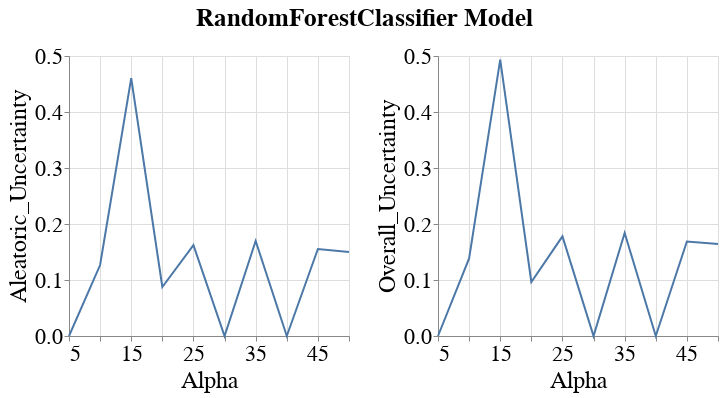

Notebook source saved alongside this figure:
### Code cell
visualizer.create_subgroup_metrics_line_band_plot(model_name=MODEL_NAMES[0],
                                                  subgroup_metrics=['Aleatoric_Uncertainty', 'Overall_Uncertainty'])

### Figure 1 — Vega-Lite specification as saved in the notebook (floating-point values rounded to 4 significant figures)
{"config": {"view": {"continuousWidth": 400, "continuousHeight": 300}, "axis": {"labelFontSize": 22, "labelFontWeight": "normal", "titleFontSize": 24, "titleFontWeight": "normal"}, "legend": {"labelFontSize": 22, "symbolStrokeWidth": 10, "titleFontSize": 24}, "title": {"fontSize": 22}}, "vconcat": [{"hconcat": [{"layer": [{"mark": {"type": "errorband", "extent": "ci"}, "encoding": {"x": {"field": "Intervention_Param", "title": "Alpha", "type": "quantitative"}, "y": {"field": "Metric_Value", "scale": {"zero": false}, "title": "Aleatoric_Uncertainty", "type": "quantitative"}}}, {"mark": "line", "encoding": {"x": {"field": "Intervention_Param", "title": "Alpha", "type": "quantitative"}, "y": {"aggregate": "mean", "field": "Metric_Value", "scale": {"zero": false}, "title": "Aleatoric_Uncertainty", "type": "quantitative"}}}], "height": 280, "width": 280}, {"layer": [{"mark": {"type": "errorband", "extent": "ci"}, "encoding": {"x": {"field": "Intervention_Param", "title": "Alpha", "type": "quantitative"}, "y": {"field": "Metric_Value", "scale": {"zero": false}, "title": "Overall_Uncertainty", "type": "quantitative"}}}, {"mark": "line", "encoding": {"x": {"field": "Intervention_Param", "title": "Alpha", "type": "quantitative"}, "y": {"aggregate": "mean", "field": "Metric_Value", "scale": {"zero": false}, "title": "Overall_Uncertainty", "type": "quantitative"}}}], "data": {"name": "data-7a9bc12f2e7ef1d59396de92efe01428"}, "height": 280, "width": 280}]}], "data": {"name": "data-9dde1a01e936dc031e14e154da2f535c"}, "title": {"text": "RandomForestClassifier Model", "anchor": "middle", "dy": -10, "fontSize": 25}, "$schema": "https://vega.github.io/schema/vega-lite/v4.17.0.json", "datasets": {"data-9dde1a01e936dc031e14e154da2f535c": [{"Metric": "Aleatoric_Uncertainty", "Model_Name": "RandomForestClassifier", "Model_Params": "{'bootstrap': True, 'ccp_alpha': 0.0, 'class_weight': None, 'criterion': 'gini', 'max_depth': 10, 'max_features': 'sqrt', 'max_leaf_nodes': None, 'max_samples': None, 'min_impurity_decrease': 0.0, 'min_samples_leaf': 1, 'min_samples_split': 2, 'min_weight_fraction_leaf': 0.0, 'n_estimators': 100, 'n_jobs': None, 'oob_score': False, 'random_state': 300, 'verbose': 0, 'warm_start': False}", "Dataset_Name": "StudentPerformance", "Num_Estimators": 50, "Tag": "OK", "Record_Create_Date_Time": "2023-10-31T12:25:57.559000", "Session_Uuid": "429e1647-70bc-4a6a-bd5f-7513ec18ac6b", "Experiment_Iteration": "Exp_iter_3", "Dataset_Split_Seed": 300, "Model_Init_Seed": 300, "Fair_Intervention_Params_Lst": "[ 5. 10. 15. 20. 25. 30. 35. 40. 45. 50.]", "Intervention_Param": 5.0, "Subgroup": "overall", "Metric_Value": 0.0}, {"Metric": "Aleatoric_Uncertainty", "Model_Name": "RandomForestClassifier", "Model_Params": "{'bootstrap': True, 'ccp_alpha': 0.0, 'class_weight': None, 'criterion': 'gini', 'max_depth': 10, 'max_features': 'sqrt', 'max_leaf_nodes': None, 'max_samples': None, 'min_impurity_decrease': 0.0, 'min_samples_leaf': 1, 'min_samples_split': 2, 'min_weight_fraction_leaf': 0.0, 'n_estimators': 100, 'n_jobs': None, 'oob_score': False, 'random_state': 300, 'verbose': 0, 'warm_start': False}", "Dataset_Name": "StudentPerformance", "Num_Estimators": 50, "Tag": "OK", "Record_Create_Date_Time": "2023-10-31T12:29:29.819000", "Session_Uuid": "429e1647-70bc-4a6a-bd5f-7513ec18ac6b", "Experiment_Iteration": "Exp_iter_3", "Dataset_Split_Seed": 300, "Model_Init_Seed": 300, "Fair_Intervention_Params_Lst": "[ 5. 10. 15. 20. 25. 30. 35. 40. 45. 50.]", "Intervention_Param": 10.0, "Subgroup": "overall", "Metric_Value": 0.1267}, {"Metric": "Aleatoric_Uncertainty", "Model_Name": "RandomForestClassifier", "Model_Params": "{'bootstrap': True, 'ccp_alpha': 0.0, 'class_weight': None, 'criterion': 'gini', 'max_depth': 10, 'max_features': 'sqrt', 'max_leaf_nodes': None, 'max_samples': None, 'min_impurity_decrease': 0.0, 'min_samples_leaf': 1, 'min_samples_split': 2, 'min_weight_fraction_leaf': 0.0, 'n_estimators': 100, 'n_jobs': None, 'oob_score': False, 'random_state': 300, 'verbose': 0, 'warm_start': False}", "Dataset_Name": "StudentPerformance", "Num_Estimators": 50, "Tag": "OK", "Record_Create_Date_Time": "2023-10-31T12:32:46.184000", "Session_Uuid": "429e1647-70bc-4a6a-bd5f-7513ec18ac6b", "Experiment_Iteration": "Exp_iter_3", "Dataset_Split_Seed": 300, "Model_Init_Seed": 300, "Fair_Intervention_Params_Lst": "[ 5. 10. 15. 20. 25. 30. 35. 40. 45. 50.]", "Intervention_Param": 15.0, "Subgroup": "overall", "Metric_Value": 0.4604}, {"Metric": "Aleatoric_Uncertainty", "Model_Name": "RandomForestClassifier", "Model_Params": "{'bootstrap': True, 'ccp_alpha': 0.0, 'class_weight': None, 'criterion': 'gini', 'max_depth': 10, 'max_features': 'sqrt', 'max_leaf_nodes': None, 'max_samples': None, 'min_impurity_decrease': 0.0, 'min_samples_leaf': 1, 'min_samples_split': 2, 'min_weight_fraction_leaf': 0.0, 'n_estimators': 100, 'n_jobs': None, 'oob_score': False, 'random_state': 300, 'verbose': 0, 'warm_start': False}", "Dataset_Name": "StudentPerformance", "Num_Estimators": 50, "Tag": "OK", "Record_Create_Date_Time": "2023-10-31T12:36:04.126000", "Session_Uuid": "429e1647-70bc-4a6a-bd5f-7513ec18ac6b", "Experiment_Iteration": "Exp_iter_3", "Dataset_Split_Seed": 300, "Model_Init_Seed": 300, "Fair_Intervention_Params_Lst": "[ 5. 10. 15. 20. 25. 30. 35. 40. 45. 50.]", "Intervention_Param": 20.0, "Subgroup": "overall", "Metric_Value": 0.08747}, {"Metric": "Aleatoric_Uncertainty", "Model_Name": "RandomForestClassifier", "Model_Params": "{'bootstrap': True, 'ccp_alpha': 0.0, 'class_weight': None, 'criterion': 'gini', 'max_depth': 10, 'max_features': 'sqrt', 'max_leaf_nodes': None, 'max_samples': None, 'min_impurity_decrease': 0.0, 'min_samples_leaf': 1, 'min_samples_split': 2, 'min_weight_fraction_leaf': 0.0, 'n_estimators': 100, 'n_jobs': None, 'oob_score': False, 'random_state': 300, 'verbose': 0, 'warm_start': False}", "Dataset_Name": "StudentPerformance", "Num_Estimators": 50, "Tag": "OK", "Record_Create_Date_Time": "2023-10-31T12:39:24.506000", "Session_Uuid": "429e1647-70bc-4a6a-bd5f-7513ec18ac6b", "Experiment_Iteration": "Exp_iter_3", "Dataset_Split_Seed": 300, "Model_Init_Seed": 300, "Fair_Intervention_Params_Lst": "[ 5. 10. 15. 20. 25. 30. 35. 40. 45. 50.]", "Intervention_Param": 25.0, "Subgroup": "overall", "Metric_Value": 0.1621}, {"Metric": "Aleatoric_Uncertainty", "Model_Name": "RandomForestClassifier", "Model_Params": "{'bootstrap': True, 'ccp_alpha': 0.0, 'class_weight': None, 'criterion': 'gini', 'max_depth': 10, 'max_features': 'sqrt', 'max_leaf_nodes': None, 'max_samples': None, 'min_impurity_decrease': 0.0, 'min_samples_leaf': 1, 'min_samples_split': 2, 'min_weight_fraction_leaf': 0.0, 'n_estimators': 100, 'n_jobs': None, 'oob_score': False, 'random_state': 300, 'verbose': 0, 'warm_start': False}", "Dataset_Name": "StudentPerformance", "Num_Estimators": 50, "Tag": "OK", "Record_Create_Date_Time": "2023-10-31T12:42:14.729000", "Session_Uuid": "429e1647-70bc-4a6a-bd5f-7513ec18ac6b", "Experiment_Iteration": "Exp_iter_3", "Dataset_Split_Seed": 300, "Model_Init_Seed": 300, "Fair_Intervention_Params_Lst": "[ 5. 10. 15. 20. 25. 30. 35. 40. 45. 50.]", "Intervention_Param": 30.0, "Subgroup": "overall", "Metric_Value": 0.0}, {"Metric": "Aleatoric_Uncertainty", "Model_Name": "RandomForestClassifier", "Model_Params": "{'bootstrap': True, 'ccp_alpha': 0.0, 'class_weight': None, 'criterion': 'gini', 'max_depth': 10, 'max_features': 'sqrt', 'max_leaf_nodes': None, 'max_samples': None, 'min_impurity_decrease': 0.0, 'min_samples_leaf': 1, 'min_samples_split': 2, 'min_weight_fraction_leaf': 0.0, 'n_estimators': 100, 'n_jobs': None, 'oob_score': False, 'random_state': 300, 'verbose': 0, 'warm_start': False}", "Dataset_Name": "StudentPerformance", "Num_Estimators": 50, "Tag": "OK", "Record_Create_Date_Time": "2023-10-31T12:45:47.915000", "Session_Uuid": "429e1647-70bc-4a6a-bd5f-7513ec18ac6b", "Experiment_Iteration": "Exp_iter_3", "Dataset_Split_Seed": 300, "Model_Init_Seed": 300, "Fair_Intervention_Params_Lst": "[ 5. 10. 15. 20. 25. 30. 35. 40. 45. 50.]", "Intervention_Param": 35.0, "Subgroup": "overall", "Metric_Value": 0.1699}, {"Metric": "Aleatoric_Uncertainty", "Model_Name": "RandomForestClassifier", "Model_Params": "{'bootstrap': True, 'ccp_alpha': 0.0, 'class_weight': None, 'criterion': 'gini', 'max_depth': 10, 'max_features': 'sqrt', 'max_leaf_nodes': None, 'max_samples': None, 'min_impurity_decrease': 0.0, 'min_samples_leaf': 1, 'min_samples_split': 2, 'min_weight_fraction_leaf': 0.0, 'n_estimators': 100, 'n_jobs': None, 'oob_score': False, 'random_state': 300, 'verbose': 0, 'warm_start': False}", "Dataset_Name": "StudentPerformance", "Num_Estimators": 50, "Tag": "OK", "Record_Create_Date_Time": "2023-10-31T12:48:56.292000", "Session_Uuid": "429e1647-70bc-4a6a-bd5f-7513ec18ac6b", "Experiment_Iteration": "Exp_iter_3", "Dataset_Split_Seed": 300, "Model_Init_Seed": 300, "Fair_Intervention_Params_Lst": "[ 5. 10. 15. 20. 25. 30. 35. 40. 45. 50.]", "Intervention_Param": 40.0, "Subgroup": "overall", "Metric_Value": 0.0}, {"Metric": "Aleatoric_Uncertainty", "Model_Name": "RandomForestClassifier", "Model_Params": "{'bootstrap': True, 'ccp_alpha': 0.0, 'class_weight': None, 'criterion': 'gini', 'max_depth': 10, 'max_features': 'sqrt', 'max_leaf_nodes': None, 'max_samples': None, 'min_impurity_decrease': 0.0, 'min_samples_leaf': 1, 'min_samples_split': 2, 'min_weight_fraction_leaf': 0.0, 'n_estimators': 100, 'n_jobs': None, 'oob_score': False, 'random_state': 300, 'verbose': 0, 'warm_start': False}", "Dataset_Name": "StudentPerformance", "Num_Estimators": 50, "Tag": "OK", "Record_Create_Date_Time": "2023-10-31T12:52:14.840000", "Session_Uuid": "429e1647-70bc-4a6a-bd5f-7513ec18ac6b", "Experiment_Iteration": "Exp_iter_3", "Dataset_Split_Seed": 300, "Model_Init_Seed": 300, "Fair_Intervention_Params_Lst": "[ 5. 10. 15. 20. 25. 30. 35. 40. 45. 50.]", "Intervention_Param": 45.0, "Subgroup": "overall", "Metric_Value": 0.1554}, {"Metric": "Aleatoric_Uncertainty", "Model_Name": "RandomForestClassifier", "Model_Params": "{'bootstrap': True, 'ccp_alpha': 0.0, 'class_weight': None, 'criterion': 'gini', 'max_depth': 10, 'max_features': 'sqrt', 'max_leaf_nodes': None, 'max_samples': None, 'min_impurity_decrease': 0.0, 'min_samples_leaf': 1, 'min_samples_split': 2, 'min_weight_fraction_leaf': 0.0, 'n_estimators': 100, 'n_jobs': None, 'oob_score': False, 'random_state': 300, 'verbose': 0, 'warm_start': False}", "Dataset_Name": "StudentPerformance", "Num_Estimators": 50, "Tag": "OK", "Record_Create_Date_Time": "2023-10-31T12:55:45.494000", "Session_Uuid": "429e1647-70bc-4a6a-bd5f-7513ec18ac6b", "Experiment_Iteration": "Exp_iter_3", "Dataset_Split_Seed": 300, "Model_Init_Seed": 300, "Fair_Intervention_Params_Lst": "[ 5. 10. 15. 20. 25. 30. 35. 40. 45. 50.]", "Intervention_Param": 50.0, "Subgroup": "overall", "Metric_Value": 0.1502}], "data-7a9bc12f2e7ef1d59396de92efe01428": [{"Metric": "Overall_Uncertainty", "Model_Name": "RandomForestClassifier", "Model_Params": "{'bootstrap': True, 'ccp_alpha': 0.0, 'class_weight': None, 'criterion': 'gini', 'max_depth': 10, 'max_features': 'sqrt', 'max_leaf_nodes': None, 'max_samples': None, 'min_impurity_decrease': 0.0, 'min_samples_leaf': 1, 'min_samples_split': 2, 'min_weight_fraction_leaf': 0.0, 'n_estimators': 100, 'n_jobs': None, 'oob_score': False, 'random_state': 300, 'verbose': 0, 'warm_start': False}", "Dataset_Name": "StudentPerformance", "Num_Estimators": 50, "Tag": "OK", "Record_Create_Date_Time": "2023-10-31T12:25:57.559000", "Session_Uuid": "429e1647-70bc-4a6a-bd5f-7513ec18ac6b", "Experiment_Iteration": "Exp_iter_3", "Dataset_Split_Seed": 300, "Model_Init_Seed": 300, "Fair_Intervention_Params_Lst": "[ 5. 10. 15. 20. 25. 30. 35. 40. 45. 50.]", "Intervention_Param": 5.0, "Subgroup": "overall", "Metric_Value": 0.0}, {"Metric": "Overall_Uncertainty", "Model_Name": "RandomForestClassifier", "Model_Params": "{'bootstrap': True, 'ccp_alpha': 0.0, 'class_weight': None, 'criterion': 'gini', 'max_depth': 10, 'max_features': 'sqrt', 'max_leaf_nodes': None, 'max_samples': None, 'min_impurity_decrease': 0.0, 'min_samples_leaf': 1, 'min_samples_split': 2, 'min_weight_fraction_leaf': 0.0, 'n_estimators': 100, 'n_jobs': None, 'oob_score': False, 'random_state': 300, 'verbose': 0, 'warm_start': False}", "Dataset_Name": "StudentPerformance", "Num_Estimators": 50, "Tag": "OK", "Record_Create_Date_Time": "2023-10-31T12:29:29.819000", "Session_Uuid": "429e1647-70bc-4a6a-bd5f-7513ec18ac6b", "Experiment_Iteration": "Exp_iter_3", "Dataset_Split_Seed": 300, "Model_Init_Seed": 300, "Fair_Intervention_Params_Lst": "[ 5. 10. 15. 20. 25. 30. 35. 40. 45. 50.]", "Intervention_Param": 10.0, "Subgroup": "overall", "Metric_Value": 0.1385}, {"Metric": "Overall_Uncertainty", "Model_Name": "RandomForestClassifier", "Model_Params": "{'bootstrap': True, 'ccp_alpha': 0.0, 'class_weight': None, 'criterion': 'gini', 'max_depth': 10, 'max_features': 'sqrt', 'max_leaf_nodes': None, 'max_samples': None, 'min_impurity_decrease': 0.0, 'min_samples_leaf': 1, 'min_samples_split': 2, 'min_weight_fraction_leaf': 0.0, 'n_estimators': 100, 'n_jobs': None, 'oob_score': False, 'random_state': 300, 'verbose': 0, 'warm_start': False}", "Dataset_Name": "StudentPerformance", "Num_Estimators": 50, "Tag": "OK", "Record_Create_Date_Time": "2023-10-31T12:32:46.184000", "Session_Uuid": "429e1647-70bc-4a6a-bd5f-7513ec18ac6b", "Experiment_Iteration": "Exp_iter_3", "Dataset_Split_Seed": 300, "Model_Init_Seed": 300, "Fair_Intervention_Params_Lst": "[ 5. 10. 15. 20. 25. 30. 35. 40. 45. 50.]", "Intervention_Param": 15.0, "Subgroup": "overall", "Metric_Value": 0.4935}, {"Metric": "Overall_Uncertainty", "Model_Name": "RandomForestClassifier", "Model_Params": "{'bootstrap': True, 'ccp_alpha': 0.0, 'class_weight': None, 'criterion': 'gini', 'max_depth': 10, 'max_features': 'sqrt', 'max_leaf_nodes': None, 'max_samples': None, 'min_impurity_decrease': 0.0, 'min_samples_leaf': 1, 'min_samples_split': 2, 'min_weight_fraction_leaf': 0.0, 'n_estimators': 100, 'n_jobs': None, 'oob_score': False, 'random_state': 300, 'verbose': 0, 'warm_start': False}", "Dataset_Name": "StudentPerformance", "Num_Estimators": 50, "Tag": "OK", "Record_Create_Date_Time": "2023-10-31T12:36:04.126000", "Session_Uuid": "429e1647-70bc-4a6a-bd5f-7513ec18ac6b", "Experiment_Iteration": "Exp_iter_3", "Dataset_Split_Seed": 300, "Model_Init_Seed": 300, "Fair_Intervention_Params_Lst": "[ 5. 10. 15. 20. 25. 30. 35. 40. 45. 50.]", "Intervention_Param": 20.0, "Subgroup": "overall", "Metric_Value": 0.09651}, {"Metric": "Overall_Uncertainty", "Model_Name": "RandomForestClassifier", "Model_Params": "{'bootstrap': True, 'ccp_alpha': 0.0, 'class_weight': None, 'criterion': 'gini', 'max_depth': 10, 'max_features': 'sqrt', 'max_leaf_nodes': None, 'max_samples': None, 'min_impurity_decrease': 0.0, 'min_samples_leaf': 1, 'min_samples_split': 2, 'min_weight_fraction_leaf': 0.0, 'n_estimators': 100, 'n_jobs': None, 'oob_score': False, 'random_state': 300, 'verbose': 0, 'warm_start': False}", "Dataset_Name": "StudentPerformance", "Num_Estimators": 50, "Tag": "OK", "Record_Create_Date_Time": "2023-10-31T12:39:24.506000", "Session_Uuid": "429e1647-70bc-4a6a-bd5f-7513ec18ac6b", "Experiment_Iteration": "Exp_iter_3", "Dataset_Split_Seed": 300, "Model_Init_Seed": 300, "Fair_Intervention_Params_Lst": "[ 5. 10. 15. 20. 25. 30. 35. 40. 45. 50.]", "Intervention_Param": 25.0, "Subgroup": "overall", "Metric_Value": 0.1779}, {"Metric": "Overall_Uncertainty", "Model_Name": "RandomForestClassifier", "Model_Params": "{'bootstrap': True, 'ccp_alpha': 0.0, 'class_weight': None, 'criterion': 'gini', 'max_depth': 10, 'max_features': 'sqrt', 'max_leaf_nodes': None, 'max_samples': None, 'min_impurity_decrease': 0.0, 'min_samples_leaf': 1, 'min_samples_split': 2, 'min_weight_fraction_leaf': 0.0, 'n_estimators': 100, 'n_jobs': None, 'oob_score': False, 'random_state': 300, 'verbose': 0, 'warm_start': False}", "Dataset_Name": "StudentPerformance", "Num_Estimators": 50, "Tag": "OK", "Record_Create_Date_Time": "2023-10-31T12:42:14.729000", "Session_Uuid": "429e1647-70bc-4a6a-bd5f-7513ec18ac6b", "Experiment_Iteration": "Exp_iter_3", "Dataset_Split_Seed": 300, "Model_Init_Seed": 300, "Fair_Intervention_Params_Lst": "[ 5. 10. 15. 20. 25. 30. 35. 40. 45. 50.]", "Intervention_Param": 30.0, "Subgroup": "overall", "Metric_Value": 0.0}, {"Metric": "Overall_Uncertainty", "Model_Name": "RandomForestClassifier", "Model_Params": "{'bootstrap': True, 'ccp_alpha': 0.0, 'class_weight': None, 'criterion': 'gini', 'max_depth': 10, 'max_features': 'sqrt', 'max_leaf_nodes': None, 'max_samples': None, 'min_impurity_decrease': 0.0, 'min_samples_leaf': 1, 'min_samples_split': 2, 'min_weight_fraction_leaf': 0.0, 'n_estimators': 100, 'n_jobs': None, 'oob_score': False, 'random_state': 300, 'verbose': 0, 'warm_start': False}", "Dataset_Name": "StudentPerformance", "Num_Estimators": 50, "Tag": "OK", "Record_Create_Date_Time": "2023-10-31T12:45:47.915000", "Session_Uuid": "429e1647-70bc-4a6a-bd5f-7513ec18ac6b", "Experiment_Iteration": "Exp_iter_3", "Dataset_Split_Seed": 300, "Model_Init_Seed": 300, "Fair_Intervention_Params_Lst": "[ 5. 10. 15. 20. 25. 30. 35. 40. 45. 50.]", "Intervention_Param": 35.0, "Subgroup": "overall", "Metric_Value": 0.1839}, {"Metric": "Overall_Uncertainty", "Model_Name": "RandomForestClassifier", "Model_Params": "{'bootstrap': True, 'ccp_alpha': 0.0, 'class_weight': None, 'criterion': 'gini', 'max_depth': 10, 'max_features': 'sqrt', 'max_leaf_nodes': None, 'max_samples': None, 'min_impurity_decrease': 0.0, 'min_samples_leaf': 1, 'min_samples_split': 2, 'min_weight_fraction_leaf': 0.0, 'n_estimators': 100, 'n_jobs': None, 'oob_score': False, 'random_state': 300, 'verbose': 0, 'warm_start': False}", "Dataset_Name": "StudentPerformance", "Num_Estimators": 50, "Tag": "OK", "Record_Create_Date_Time": "2023-10-31T12:48:56.292000", "Session_Uuid": "429e1647-70bc-4a6a-bd5f-7513ec18ac6b", "Experiment_Iteration": "Exp_iter_3", "Dataset_Split_Seed": 300, "Model_Init_Seed": 300, "Fair_Intervention_Params_Lst": "[ 5. 10. 15. 20. 25. 30. 35. 40. 45. 50.]", "Intervention_Param": 40.0, "Subgroup": "overall", "Metric_Value": 0.0}, {"Metric": "Overall_Uncertainty", "Model_Name": "RandomForestClassifier", "Model_Params": "{'bootstrap': True, 'ccp_alpha': 0.0, 'class_weight': None, 'criterion': 'gini', 'max_depth': 10, 'max_features': 'sqrt', 'max_leaf_nodes': None, 'max_samples': None, 'min_impurity_decrease': 0.0, 'min_samples_leaf': 1, 'min_samples_split': 2, 'min_weight_fraction_leaf': 0.0, 'n_estimators': 100, 'n_jobs': None, 'oob_score': False, 'random_state': 300, 'verbose': 0, 'warm_start': False}", "Dataset_Name": "StudentPerformance", "Num_Estimators": 50, "Tag": "OK", "Record_Create_Date_Time": "2023-10-31T12:52:14.840000", "Session_Uuid": "429e1647-70bc-4a6a-bd5f-7513ec18ac6b", "Experiment_Iteration": "Exp_iter_3", "Dataset_Split_Seed": 300, "Model_Init_Seed": 300, "Fair_Intervention_Params_Lst": "[ 5. 10. 15. 20. 25. 30. 35. 40. 45. 50.]", "Intervention_Param": 45.0, "Subgroup": "overall", "Metric_Value": 0.1689}, {"Metric": "Overall_Uncertainty", "Model_Name": "RandomForestClassifier", "Model_Params": "{'bootstrap': True, 'ccp_alpha': 0.0, 'class_weight': None, 'criterion': 'gini', 'max_depth': 10, 'max_features': 'sqrt', 'max_leaf_nodes': None, 'max_samples': None, 'min_impurity_decrease': 0.0, 'min_samples_leaf': 1, 'min_samples_split': 2, 'min_weight_fraction_leaf': 0.0, 'n_estimators': 100, 'n_jobs': None, 'oob_score': False, 'random_state': 300, 'verbose': 0, 'warm_start': False}", "Dataset_Name": "StudentPerformance", "Num_Estimators": 50, "Tag": "OK", "Record_Create_Date_Time": "2023-10-31T12:55:45.494000", "Session_Uuid": "429e1647-70bc-4a6a-bd5f-7513ec18ac6b", "Experiment_Iteration": "Exp_iter_3", "Dataset_Split_Seed": 300, "Model_Init_Seed": 300, "Fair_Intervention_Params_Lst": "[ 5. 10. 15. 20. 25. 30. 35. 40. 45. 50.]", "Intervention_Param": 50.0, "Subgroup": "overall", "Metric_Value": 0.1644}]}}
